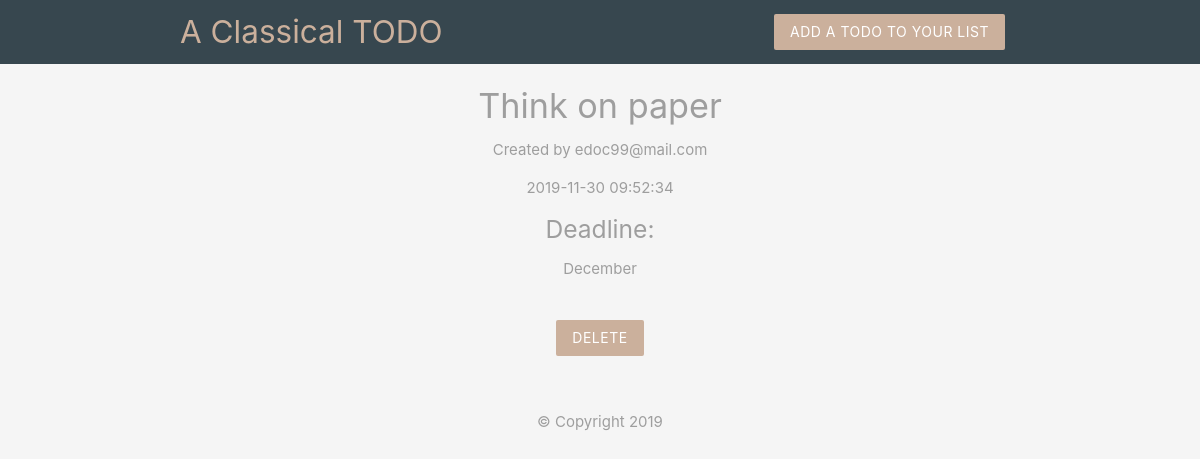
/details.php?id=9, run on the app's committed database.
### tables this page shows
CREATE TABLE `list` (
  `id` int(11) NOT NULL,
  `title` varchar(255) NOT NULL,
  `ingredients` varchar(255) NOT NULL,
  `email` varchar(255) NOT NULL,
  `created_at` timestamp NOT NULL DEFAULT current_timestamp()
);

### details.php (the view, shortened to what this page needs)
<?php
	include('config/db_connect.php');
	if(isset($_GET['id'])){
		$id = mysqli_real_escape_string($conn, $_GET['id']);
		$sql = "SELECT * FROM list WHERE id = $id";
		$result = mysqli_query($conn, $sql);
		$pizza = mysqli_fetch_assoc($result);
	}
?>
<!DOCTYPE html>
<html>
	<?php include('templates/header.php'); ?>
	<div class="container center grey-text">
		<?php if($pizza): ?>
			<h4><?php echo $pizza['title']; ?></h4>
			<p>Created by <?php echo $pizza['email']; ?></p>
			<p><?php echo date($pizza['created_at']); ?></p>
			<h5>Deadline:</h5>
			<p><?php echo $pizza['ingredients']; ?></p>
			<form action="details.php" method="POST">
				<input type="submit" name="delete" value="Delete" class="btn brand z-depth-0">
			</form>
		<?php else: ?>
			<h5>No such pizza exists.</h5>
		<?php endif ?>
	</div>
	<?php include('templates/footer.php'); ?>
</html>

### templates/header.php (style rules this page uses)
.brand { background: #cbb09c !important; }
form { max-width: 460px; margin: 20px auto; padding: 20px; }

### data on the page
list: title "Think on paper", email "edoc99@mail.com", created_at "2019-11-30 09:52:34", ingredients "December"
